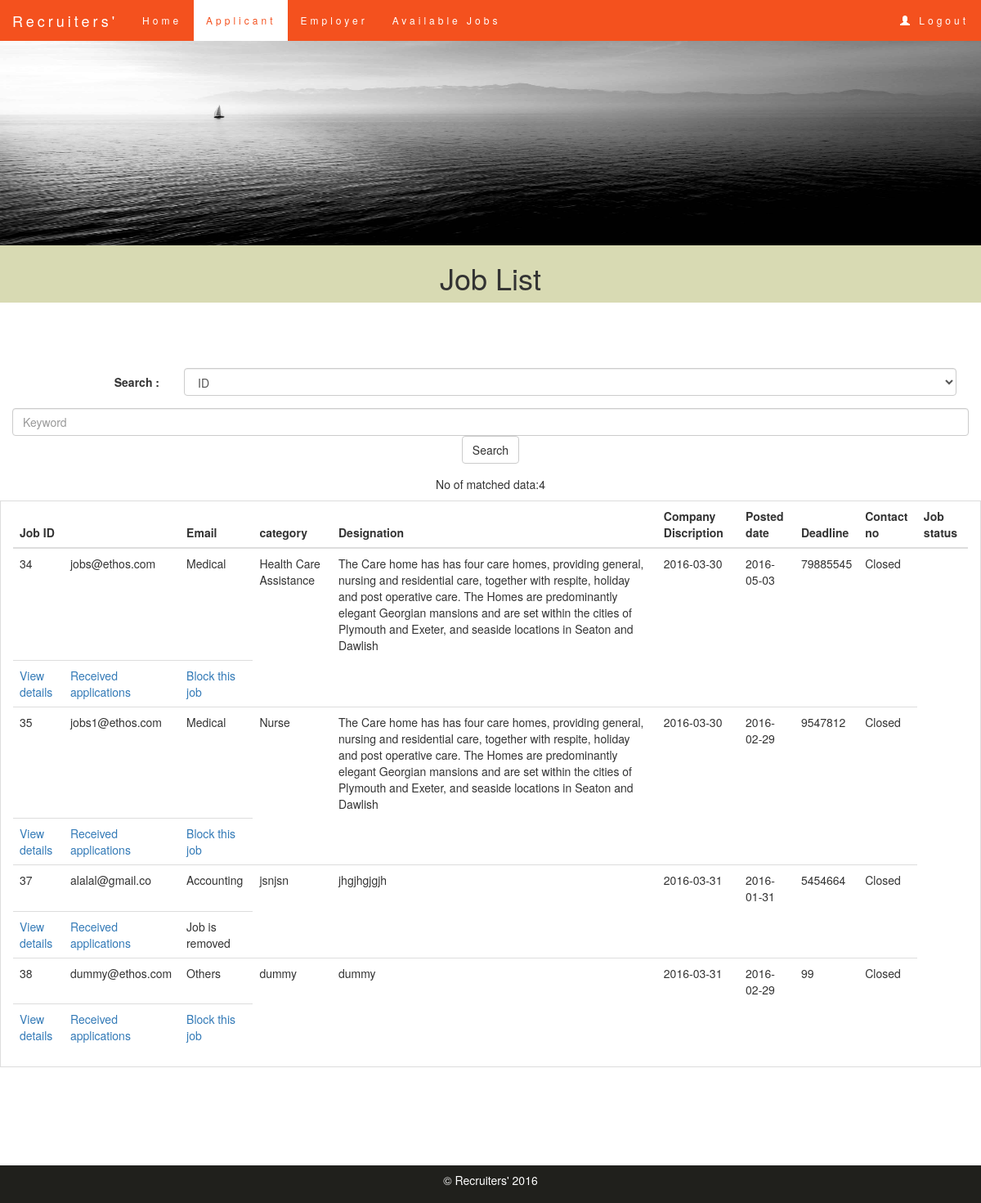
The app's page /admin/myjobs.php?company_id=25 (signed in) with its own data.
### tables this page shows
CREATE TABLE IF NOT EXISTS `postjob` (
  `username` varchar(10) NOT NULL,
  `cmpname` varchar(50) NOT NULL,
  `category` varchar(30) NOT NULL,
  `email` varchar(50) NOT NULL,
  `job_id` int(11) NOT NULL AUTO_INCREMENT,
  `company_id` int(11) NOT NULL,
  `role` varchar(100) NOT NULL,
  `jobdesc` varchar(1000) NOT NULL,
  `stipend` int(10) NOT NULL,
  `location` varchar(25) NOT NULL,
  `vacancy` int(5) NOT NULL,
  `profile` varchar(1000) NOT NULL,
  `posted_date` date NOT NULL,
  `contact` bigint(20) NOT NULL,
  `cmpdesc` varchar(1000) NOT NULL,
  `deadline` date NOT NULL,
  `closejob` varchar(10) NOT NULL DEFAULT 'open',
  `logos` varchar(500) NOT NULL,
  `notification` int(11) NOT NULL,
  `requestdate` date NOT NULL,
  PRIMARY KEY (`job_id`)
);

### admin/myjobs.php (the view, shortened to what this page needs)
<!DOCTYPE html>
<html lang="en">
<head>
    <link rel="stylesheet" href="http://maxcdn.bootstrapcdn.com/bootstrap/3.3.6/css/bootstrap.min.css">
   <link rel="stylesheet" href="\PHPProject\main.css">
</head>
<body>
    <nav class="navbar navbar-default navbar-fixed-top">
    <div class="container-fluid">
    <div class="navbar-header">
        <a class="navbar-brand" href="#">Recruiters'</a>
    </div>
    <ul class="nav navbar-nav">
        <li><a href="\PHPProject\admin\home.php">Home</a></li>
        <li class="active"><a href="\PHPProject\admin\employee.php">Applicant</a></li>
        <li><a href="\PHPProject\admin\employer.php" >Employer</a></li>
        <li><a href="\PHPProject\admin\jobs.php">Available Jobs</a></li>
    </ul>
    <ul class="nav navbar-nav navbar-right" >
        <li><a href="\PHPProject\logout.php"><span class="glyphicon glyphicon-user"> </span>&nbsp;Logout</a></li>
    </ul>
    </div>
    </nav>
    <img class="img" src="\PHPProject\home_img.jpg.jpg" alt="home_img">
    <div class="container-fluid text-center register">
        <h1>Job List</h1>
    </div>
    <br/><br/><br/><br/>
<div class="container text-center">
<?php
$connection=new PDO('mysql:host=localhost;dbname=project','root','');
$statement="SELECT * FROM clients WHERE id=?";
$query=$connection->prepare($statement);
if(!$query->execute(array($_GET['company_id']))){
	echo "error";
	die();
}
if(!$row=$query->fetch(PDO::FETCH_OBJ)){
	echo "Employer detail not available!<br>";
	die();
}
$accountclosed=$row->closejob;
?>
<form class="form-horizontal" role="form">
<div class="form-group">
<label class="control-label col-sm-2" for="category">Search : </label>
<div class="col-sm-10">
<select class="form-control" name='category' id="cat">
<option value="id">ID</option>
</select>
</div>
</div>
<div class="form-group">
<input type="text" class="form-control" name="key" id="k" placeholder="Keyword">
<?php
$company_id=$_GET['company_id'];
?>
<input type="submit" value="Search" class="btn btn-default" >
</div>
</form>
</div>
<?php
if(isset($_GET['key'])){
	$key="%".$_GET['key']."%";
	$statement="SELECT * FROM `postjob` WHERE company_id=$company_id and `". $_GET['category']."` LIKE '". $key."'";
	$query=$connection->query($statement);
}
else{
	$statement="SELECT * FROM postjob WHERE company_id=$company_id";
	$query=$connection->query($statement);
}
$rowCount=$query->rowCount();
echo "<div class=\"container text-center\"><p>No of matched data:$rowCount</p></div>";
echo "<div class=\"container-fluid table-bordered table-hover\"><table class=\"table\"><thead><tr><tr><th>Job ID<th>";
echo "<th>Email</th>";
echo "<th>category</th>";
echo "<th>Designation</th>";
echo "<th>Company Discription</th>";
echo "<th>Posted date</th>";
echo "<th>Deadline</th>";
echo "<th>Contact no</th>";
echo "<th>Job status</th></thead><tbody>";
while($row=$query->fetch(PDO::FETCH_OBJ)){
		echo "<tr><td>$row->job_id</td>";
		echo "<td>$row->email</td>";
		echo "<td>$row->category</td>";
		echo "<td>$row->role</td>";
		echo "<td>$row->cmpdesc</td>";
		echo "<td>$row->posted_date</td>";
		echo "<td>$row->deadline</td>";
		echo "<td>$row->contact</td>";
		$end_date=$row->deadline;
		$today="20".date('y/m/d');
		if(strtotime($end_date)<strtotime($today)){
			echo "<td>Closed</td></tr>";
		}else{
			echo "<td>$row->closejob</td>";
		}
		echo "<td><a href=\"viewjobdetail.php?company_id=".$_GET['company_id']."&job_id=$row->job_id\">View details</a></td>";
		echo "<td><a href=\"jobapplications.php?company_id=".$_GET['company_id']."&job_id=$row->job_id\">Received applications</a></td>";
		if($accountclosed=="blocked"){
			echo "<td>Account closed</td>";
		}else if($row->closejob=="removed"){
			echo "<td>Job is removed</td>";
		}
		else if($row->closejob=="blocked"){
			echo "<td><a href=\"unblockjob.php?job_id=$row->job_id\">Unblock this job</a></td>";
		}else{
			echo "<td><a href=\"blockjob.php?job_id=$row->job_id\">Block this job</a></td>";
		}
}
?>
</tbody>
</table>
</div>
<br/><br/><br/><br/><br/><br/>
    <footer class="container-fluid text-center copyright">
        <p>&copy; Recruiters' 2016</p>
    </footer>
</body>
</html>

### main.css (style rules this page uses)
html,body { height: 100% }
.img { position:relative; height:300px; width:100%; }
.navbar { margin-bottom: 0; background-color: #f4511e; z-index: 9999; border: 0; font-size: 12px !important; line-height: 1.42857143 !important; letter-spacing: 4px; border-radius: 0; padding-top:-10px; padding-bottom:-10px; }
.navbar li a, .navbar .navbar-brand { color: #fff !important; }
.navbar-nav li a:hover, .navbar-nav li.active a { color: #f4511e !important; background-color: #fff !important; }
.copyright { background-color:rgb(32, 32, 28); color:white; padding:8px; }
.register { background-color:rgb(216, 218, 179); }

### records on screen
postjob: job_id "34", email "jobs@ethos.com", category "Medical", role "Health Care Assistance", cmpdesc "The Care home has has four care homes, providing general, nursing and residential care, together with respite, holiday and post operative care. The Homes are predominantly elegant Georgian mansions and are set within the cities of Plymouth and Exeter, and seaside locations in Seaton and Dawlish", posted_date "2016-03-30", deadline "2016-05-03", contact "79885545", shows "Closed"
postjob: job_id "35", email "jobs1@ethos.com", category "Medical", role "Nurse", cmpdesc "The Care home has has four care homes, providing general, nursing and residential care, together with respite, holiday and post operative care. The Homes are predominantly elegant Georgian mansions and are set within the cities of Plymouth and Exeter, and seaside locations in Seaton and Dawlish", posted_date "2016-03-30", deadline "2016-02-29", contact "9547812", shows "Closed"
postjob: job_id "37", email "alalal@gmail.co", category "Accounting", role "jsnjsn", cmpdesc "jhgjhgjgjh", posted_date "2016-03-31", deadline "2016-01-31", contact "5454664", shows "Closed", closejob "Job is removed"
postjob: job_id "38", email "dummy@ethos.com", category "Others", role "dummy", cmpdesc "dummy", posted_date "2016-03-31", deadline "2016-02-29", contact "99", shows "Closed"

### other values on screen
$rowCount "4"
